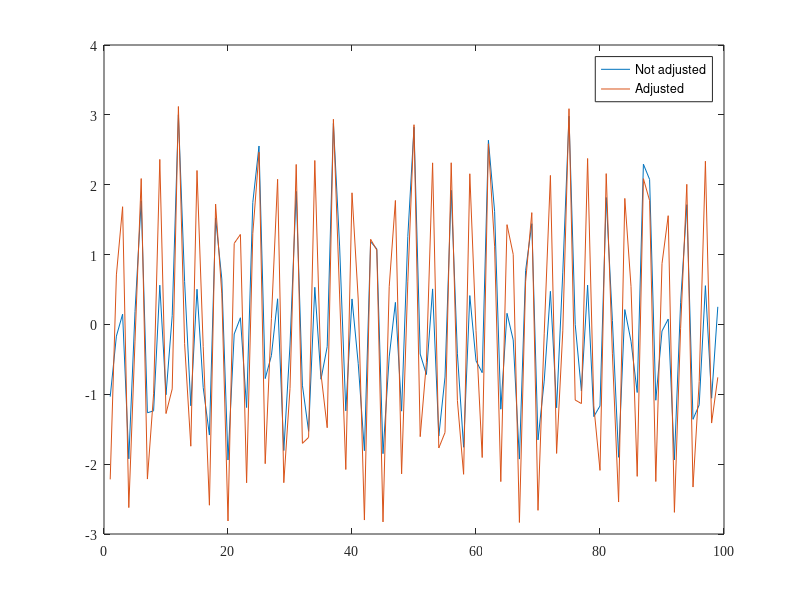

This figure's MATLAB source:
x=1:100;
x1=sin(x); %t=2pi
x2=1.1*sin(0.5*x);  %t=4pi
x3=0.9*sin(2*x); %t=pi
y=x1+x2+x3;
[pxx,f]=periodogram(y,[],[],1);
plot(f,pxx);
xlabel('cycle/period');
ylabel('PSD');
set(gca, 'Fontname', 'Times New Roman', 'Fontsize', 10);
r = 0.9 + (1.1-0.9).*rand([1 100]);
% z=y.*r;
z=x1+4*x2+9*x3;
s1=std(y);
s2=std(z);
delta=zeros(1,99);
wzzm=zeros(1,99);
cm=zeros(1,99);
for k=1:99
    wzzm(k)=(z(k+1)-z(k))*s1/(s2);
    cm(k)=y(k+1)-y(k);
end
plot(1:99,cm,1:99,wzzm);
ylim([-3 4]);
legend('Not adjusted','Adjusted');
set(gca, 'Fontname', 'Times New Roman', 'Fontsize', 10);